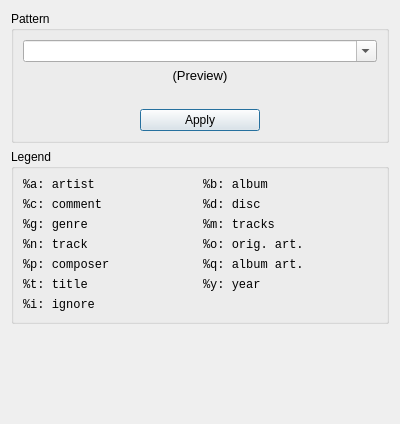
<?xml version="1.0" encoding="UTF-8"?>
<ui version="4.0">
 <class>PatternParse</class>
 <widget class="QWidget" name="PatternParse">
  <property name="geometry">
   <rect>
    <x>0</x>
    <y>0</y>
    <width>400</width>
    <height>424</height>
   </rect>
  </property>
  <property name="windowTitle">
   <string>Form</string>
  </property>
  <layout class="QVBoxLayout" name="verticalLayout">
   <item>
    <widget class="QGroupBox" name="groupBox">
     <property name="title">
      <string>Pattern</string>
     </property>
     <layout class="QVBoxLayout" name="verticalLayout_2">
      <item>
       <widget class="QComboBox" name="inputPattern">
        <property name="editable">
         <bool>true</bool>
        </property>
        <property name="placeholderText">
         <string>%a/%y - %b/%n - %t</string>
        </property>
       </widget>
      </item>
      <item>
       <widget class="QLabel" name="preview">
        <property name="font">
         <font>
          <pointsize>10</pointsize>
         </font>
        </property>
        <property name="text">
         <string>(Preview)</string>
        </property>
        <property name="alignment">
         <set>Qt::AlignmentFlag::AlignCenter</set>
        </property>
       </widget>
      </item>
      <item>
       <spacer name="verticalSpacer">
        <property name="orientation">
         <enum>Qt::Orientation::Vertical</enum>
        </property>
        <property name="sizeType">
         <enum>QSizePolicy::Policy::Preferred</enum>
        </property>
        <property name="sizeHint" stdset="0">
         <size>
          <width>20</width>
          <height>20</height>
         </size>
        </property>
       </spacer>
      </item>
      <item>
       <layout class="QHBoxLayout" name="horizontalLayout">
        <item>
         <spacer name="horizontalSpacer">
          <property name="orientation">
           <enum>Qt::Orientation::Horizontal</enum>
          </property>
          <property name="sizeHint" stdset="0">
           <size>
            <width>40</width>
            <height>20</height>
           </size>
          </property>
         </spacer>
        </item>
        <item>
         <widget class="QPushButton" name="pushButton">
          <property name="minimumSize">
           <size>
            <width>120</width>
            <height>0</height>
           </size>
          </property>
          <property name="text">
           <string>Apply</string>
          </property>
          <property name="autoDefault">
           <bool>false</bool>
          </property>
          <property name="default">
           <bool>true</bool>
          </property>
         </widget>
        </item>
        <item>
         <spacer name="horizontalSpacer_2">
          <property name="orientation">
           <enum>Qt::Orientation::Horizontal</enum>
          </property>
          <property name="sizeHint" stdset="0">
           <size>
            <width>40</width>
            <height>20</height>
           </size>
          </property>
         </spacer>
        </item>
       </layout>
      </item>
     </layout>
    </widget>
   </item>
   <item>
    <widget class="QGroupBox" name="groupBox_2">
     <property name="title">
      <string>Legend</string>
     </property>
     <layout class="QGridLayout" name="gridLayout">
      <item row="4" column="0">
       <widget class="QLabel" name="label_7">
        <property name="font">
         <font>
          <family>Monospace</family>
         </font>
        </property>
        <property name="text">
         <string>%p: composer</string>
        </property>
       </widget>
      </item>
      <item row="4" column="1">
       <widget class="QLabel" name="label_12">
        <property name="font">
         <font>
          <family>Monospace</family>
         </font>
        </property>
        <property name="text">
         <string>%q: album art.</string>
        </property>
       </widget>
      </item>
      <item row="0" column="1">
       <widget class="QLabel" name="label_3">
        <property name="font">
         <font>
          <family>Monospace</family>
         </font>
        </property>
        <property name="text">
         <string>%b: album</string>
        </property>
       </widget>
      </item>
      <item row="2" column="0">
       <widget class="QLabel" name="label_5">
        <property name="font">
         <font>
          <family>Monospace</family>
         </font>
        </property>
        <property name="text">
         <string>%g: genre</string>
        </property>
       </widget>
      </item>
      <item row="3" column="0">
       <widget class="QLabel" name="label_6">
        <property name="font">
         <font>
          <family>Monospace</family>
         </font>
        </property>
        <property name="text">
         <string>%n: track</string>
        </property>
       </widget>
      </item>
      <item row="5" column="1">
       <widget class="QLabel" name="label_13">
        <property name="font">
         <font>
          <family>Monospace</family>
         </font>
        </property>
        <property name="text">
         <string>%y: year</string>
        </property>
       </widget>
      </item>
      <item row="1" column="0">
       <widget class="QLabel" name="label_4">
        <property name="font">
         <font>
          <family>Monospace</family>
         </font>
        </property>
        <property name="text">
         <string>%c: comment</string>
        </property>
       </widget>
      </item>
      <item row="5" column="0">
       <widget class="QLabel" name="label_8">
        <property name="font">
         <font>
          <family>Monospace</family>
         </font>
        </property>
        <property name="text">
         <string>%t: title</string>
        </property>
       </widget>
      </item>
      <item row="1" column="1">
       <widget class="QLabel" name="label_9">
        <property name="font">
         <font>
          <family>Monospace</family>
         </font>
        </property>
        <property name="text">
         <string>%d: disc</string>
        </property>
       </widget>
      </item>
      <item row="2" column="1">
       <widget class="QLabel" name="label_10">
        <property name="font">
         <font>
          <family>Monospace</family>
         </font>
        </property>
        <property name="text">
         <string>%m: tracks</string>
        </property>
       </widget>
      </item>
      <item row="3" column="1">
       <widget class="QLabel" name="label_11">
        <property name="font">
         <font>
          <family>Monospace</family>
         </font>
        </property>
        <property name="text">
         <string>%o: orig. art.</string>
        </property>
       </widget>
      </item>
      <item row="0" column="0">
       <widget class="QLabel" name="label_2">
        <property name="font">
         <font>
          <family>Monospace</family>
         </font>
        </property>
        <property name="text">
         <string>%a: artist</string>
        </property>
       </widget>
      </item>
      <item row="6" column="0">
       <widget class="QLabel" name="label_14">
        <property name="font">
         <font>
          <family>Monospace</family>
         </font>
        </property>
        <property name="text">
         <string>%i: ignore</string>
        </property>
       </widget>
      </item>
     </layout>
    </widget>
   </item>
   <item>
    <spacer name="verticalSpacer_2">
     <property name="orientation">
      <enum>Qt::Orientation::Vertical</enum>
     </property>
     <property name="sizeHint" stdset="0">
      <size>
       <width>20</width>
       <height>26</height>
      </size>
     </property>
    </spacer>
   </item>
  </layout>
 </widget>
 <resources/>
 <connections/>
</ui>
